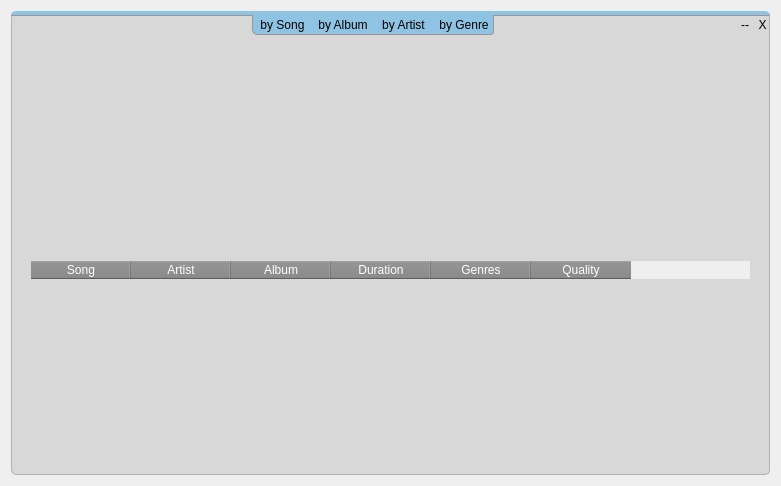
<?xml version="1.0" encoding="UTF-8"?>
<ui version="4.0">
 <class>CollectionView</class>
 <widget class="QWidget" name="CollectionView">
  <property name="geometry">
   <rect>
    <x>0</x>
    <y>0</y>
    <width>781</width>
    <height>486</height>
   </rect>
  </property>
  <property name="windowTitle">
   <string>Form</string>
  </property>
  <property name="accessibleDescription">
   <string>Music collection view</string>
  </property>
  <property name="styleSheet">
   <string notr="true"/>
  </property>
  <layout class="QVBoxLayout" name="verticalLayout">
   <item>
    <widget class="QWidget" name="container" native="true">
     <property name="styleSheet">
      <string notr="true">#container{
border-radius: 5px;
border-top: 4px solid rgb(143, 195, 227);
border-left: 1px solid  rgb(177, 177, 177);
border-right: 1px solid rgb(177, 177, 177);
border-bottom: 1px solid rgb(177, 177, 177);
background-color:rgba(210, 210, 210, 204);
}
</string>
     </property>
     <layout class="QVBoxLayout" name="verticalLayout_2">
      <property name="leftMargin">
       <number>0</number>
      </property>
      <property name="topMargin">
       <number>4</number>
      </property>
      <property name="rightMargin">
       <number>0</number>
      </property>
      <item>
       <widget class="QWidget" name="wcontrol" native="true">
        <property name="sizePolicy">
         <sizepolicy hsizetype="Expanding" vsizetype="Fixed">
          <horstretch>0</horstretch>
          <verstretch>0</verstretch>
         </sizepolicy>
        </property>
        <property name="styleSheet">
         <string notr="true">#wcontrol{
border-top: 1px solid rgb(151, 151, 151);
}</string>
        </property>
        <layout class="QHBoxLayout" name="horizontalLayout">
         <property name="leftMargin">
          <number>0</number>
         </property>
         <property name="topMargin">
          <number>0</number>
         </property>
         <property name="rightMargin">
          <number>0</number>
         </property>
         <item>
          <spacer name="hLeftSpacer">
           <property name="orientation">
            <enum>Qt::Horizontal</enum>
           </property>
           <property name="sizeHint" stdset="0">
            <size>
             <width>40</width>
             <height>20</height>
            </size>
           </property>
          </spacer>
         </item>
         <item>
          <widget class="QWidget" name="wButtons" native="true">
           <property name="styleSheet">
            <string notr="true">#wButtons{
border-bottom-left-radius: 5px;
border-bottom-right-radius: 3px;
border-left: 1px solid rgb(151, 151, 151);
border-right: 1px solid rgb(151, 151, 151);
border-bottom: 1px solid rgb(151, 151, 151);
background-color: rgb(143, 195, 227);
}
#btArtistView{ border: 0px; background-color: transparent;}
#btArtistView::hover{color: white;}
#btArtistView::pressed{}

#btAlbumView{ border: 0px; background-color: transparent;}
#btAlbumView::hover{color: white;}
#btAlbumView::pressed{}

#btGenreView{ border: 0px; background-color: transparent;}
#btGenreView::hover{color: white;}
#btGenreView::pressed{}

#btSongView{ border: 0px; background-color: transparent;}
#btSongView::hover{color: white;}
#btSongView::pressed{}
</string>
           </property>
           <layout class="QHBoxLayout" name="horizontalLayout_2">
            <property name="spacing">
             <number>0</number>
            </property>
            <property name="margin">
             <number>0</number>
            </property>
            <item>
             <widget class="QPushButton" name="btSongView">
              <property name="sizePolicy">
               <sizepolicy hsizetype="Expanding" vsizetype="Expanding">
                <horstretch>0</horstretch>
                <verstretch>0</verstretch>
               </sizepolicy>
              </property>
              <property name="autoFillBackground">
               <bool>false</bool>
              </property>
              <property name="text">
               <string>by Song</string>
              </property>
              <property name="flat">
               <bool>true</bool>
              </property>
             </widget>
            </item>
            <item>
             <widget class="QPushButton" name="btAlbumView">
              <property name="sizePolicy">
               <sizepolicy hsizetype="Expanding" vsizetype="Expanding">
                <horstretch>0</horstretch>
                <verstretch>0</verstretch>
               </sizepolicy>
              </property>
              <property name="autoFillBackground">
               <bool>false</bool>
              </property>
              <property name="text">
               <string>by Album</string>
              </property>
              <property name="flat">
               <bool>true</bool>
              </property>
             </widget>
            </item>
            <item>
             <widget class="QPushButton" name="btArtistView">
              <property name="sizePolicy">
               <sizepolicy hsizetype="Expanding" vsizetype="Expanding">
                <horstretch>0</horstretch>
                <verstretch>0</verstretch>
               </sizepolicy>
              </property>
              <property name="autoFillBackground">
               <bool>false</bool>
              </property>
              <property name="text">
               <string>by Artist</string>
              </property>
              <property name="flat">
               <bool>true</bool>
              </property>
             </widget>
            </item>
            <item>
             <widget class="QPushButton" name="btGenreView">
              <property name="sizePolicy">
               <sizepolicy hsizetype="Expanding" vsizetype="Expanding">
                <horstretch>0</horstretch>
                <verstretch>0</verstretch>
               </sizepolicy>
              </property>
              <property name="autoFillBackground">
               <bool>false</bool>
              </property>
              <property name="text">
               <string>by Genre</string>
              </property>
              <property name="flat">
               <bool>true</bool>
              </property>
             </widget>
            </item>
           </layout>
          </widget>
         </item>
         <item>
          <spacer name="hRightSpacer">
           <property name="orientation">
            <enum>Qt::Horizontal</enum>
           </property>
           <property name="sizeType">
            <enum>QSizePolicy::Expanding</enum>
           </property>
           <property name="sizeHint" stdset="0">
            <size>
             <width>40</width>
             <height>20</height>
            </size>
           </property>
          </spacer>
         </item>
         <item>
          <widget class="QPushButton" name="btHide">
           <property name="sizePolicy">
            <sizepolicy hsizetype="Maximum" vsizetype="Maximum">
             <horstretch>0</horstretch>
             <verstretch>0</verstretch>
            </sizepolicy>
           </property>
           <property name="styleSheet">
            <string notr="true">#btHide{
border: 0px;
background-color: transparent;
font-size= 12px;
font-style: bold;
color: black;
}

#btHide::hover{background-color: rgb(143, 195, 227);}</string>
           </property>
           <property name="text">
            <string>--</string>
           </property>
          </widget>
         </item>
         <item>
          <widget class="QPushButton" name="btClose">
           <property name="sizePolicy">
            <sizepolicy hsizetype="Maximum" vsizetype="Maximum">
             <horstretch>0</horstretch>
             <verstretch>0</verstretch>
            </sizepolicy>
           </property>
           <property name="minimumSize">
            <size>
             <width>15</width>
             <height>0</height>
            </size>
           </property>
           <property name="maximumSize">
            <size>
             <width>15</width>
             <height>16777215</height>
            </size>
           </property>
           <property name="autoFillBackground">
            <bool>false</bool>
           </property>
           <property name="styleSheet">
            <string notr="true">#btClose {
/*background-color:  rgb(143, 195, 227);*/
border: 0px;
background-color: transparent;
color:  black;
font-size: 12px;
font-style: bold;
}

#btClose::hover{background-color: rgb(143, 195, 227);}</string>
           </property>
           <property name="text">
            <string>X</string>
           </property>
           <property name="flat">
            <bool>false</bool>
           </property>
          </widget>
         </item>
        </layout>
       </widget>
      </item>
      <item>
       <widget class="QListWidget" name="listWidget">
        <property name="styleSheet">
         <string notr="true">#listWidget{
	border-radius: 4px;
    background-color: transparent;	 
    show-decoration-selected: 0;
	padding-left: 40px;
   	padding-right: 40px;
}

#listWidget::item:selected {
	 border: none;
 	 background-color:rgba(240, 240, 240, 100);
     color: black;     
 }</string>
        </property>
        <property name="frameShape">
         <enum>QFrame::NoFrame</enum>
        </property>
        <property name="lineWidth">
         <number>0</number>
        </property>
        <property name="editTriggers">
         <set>QAbstractItemView::NoEditTriggers</set>
        </property>
        <property name="showDropIndicator" stdset="0">
         <bool>false</bool>
        </property>
        <property name="iconSize">
         <size>
          <width>50</width>
          <height>50</height>
         </size>
        </property>
        <property name="flow">
         <enum>QListView::LeftToRight</enum>
        </property>
        <property name="isWrapping" stdset="0">
         <bool>true</bool>
        </property>
        <property name="resizeMode">
         <enum>QListView::Adjust</enum>
        </property>
        <property name="spacing">
         <number>5</number>
        </property>
        <property name="viewMode">
         <enum>QListView::IconMode</enum>
        </property>
        <property name="wordWrap">
         <bool>true</bool>
        </property>
       </widget>
      </item>
      <item>
       <widget class="QTableWidget" name="tableWidget">
        <property name="styleSheet">
         <string notr="true">#tableWidget{
background-color: transparent;
margin-left: 20px;
margin-right: 20px;
}

QHeaderView::section {
     background-color: rgb(132, 132, 132);
	color: white;
 }
</string>
        </property>
        <property name="frameShape">
         <enum>QFrame::NoFrame</enum>
        </property>
        <property name="editTriggers">
         <set>QAbstractItemView::NoEditTriggers</set>
        </property>
        <property name="showDropIndicator" stdset="0">
         <bool>false</bool>
        </property>
        <property name="dragDropOverwriteMode">
         <bool>false</bool>
        </property>
        <property name="selectionMode">
         <enum>QAbstractItemView::SingleSelection</enum>
        </property>
        <property name="selectionBehavior">
         <enum>QAbstractItemView::SelectRows</enum>
        </property>
        <property name="verticalScrollMode">
         <enum>QAbstractItemView::ScrollPerPixel</enum>
        </property>
        <property name="horizontalScrollMode">
         <enum>QAbstractItemView::ScrollPerPixel</enum>
        </property>
        <property name="showGrid">
         <bool>false</bool>
        </property>
        <property name="wordWrap">
         <bool>false</bool>
        </property>
        <property name="columnCount">
         <number>6</number>
        </property>
        <attribute name="horizontalHeaderCascadingSectionResizes">
         <bool>false</bool>
        </attribute>
        <attribute name="horizontalHeaderHighlightSections">
         <bool>false</bool>
        </attribute>
        <attribute name="horizontalHeaderStretchLastSection">
         <bool>false</bool>
        </attribute>
        <attribute name="verticalHeaderVisible">
         <bool>false</bool>
        </attribute>
        <attribute name="verticalHeaderHighlightSections">
         <bool>false</bool>
        </attribute>
        <column>
         <property name="text">
          <string>Song</string>
         </property>
        </column>
        <column>
         <property name="text">
          <string>Artist</string>
         </property>
        </column>
        <column>
         <property name="text">
          <string>Album</string>
         </property>
        </column>
        <column>
         <property name="text">
          <string>Duration</string>
         </property>
         <property name="textAlignment">
          <set>AlignHCenter|AlignVCenter|AlignCenter</set>
         </property>
        </column>
        <column>
         <property name="text">
          <string>Genres</string>
         </property>
        </column>
        <column>
         <property name="text">
          <string>Quality</string>
         </property>
         <property name="textAlignment">
          <set>AlignHCenter|AlignVCenter|AlignCenter</set>
         </property>
        </column>
       </widget>
      </item>
     </layout>
    </widget>
   </item>
  </layout>
 </widget>
 <resources/>
 <connections/>
</ui>
